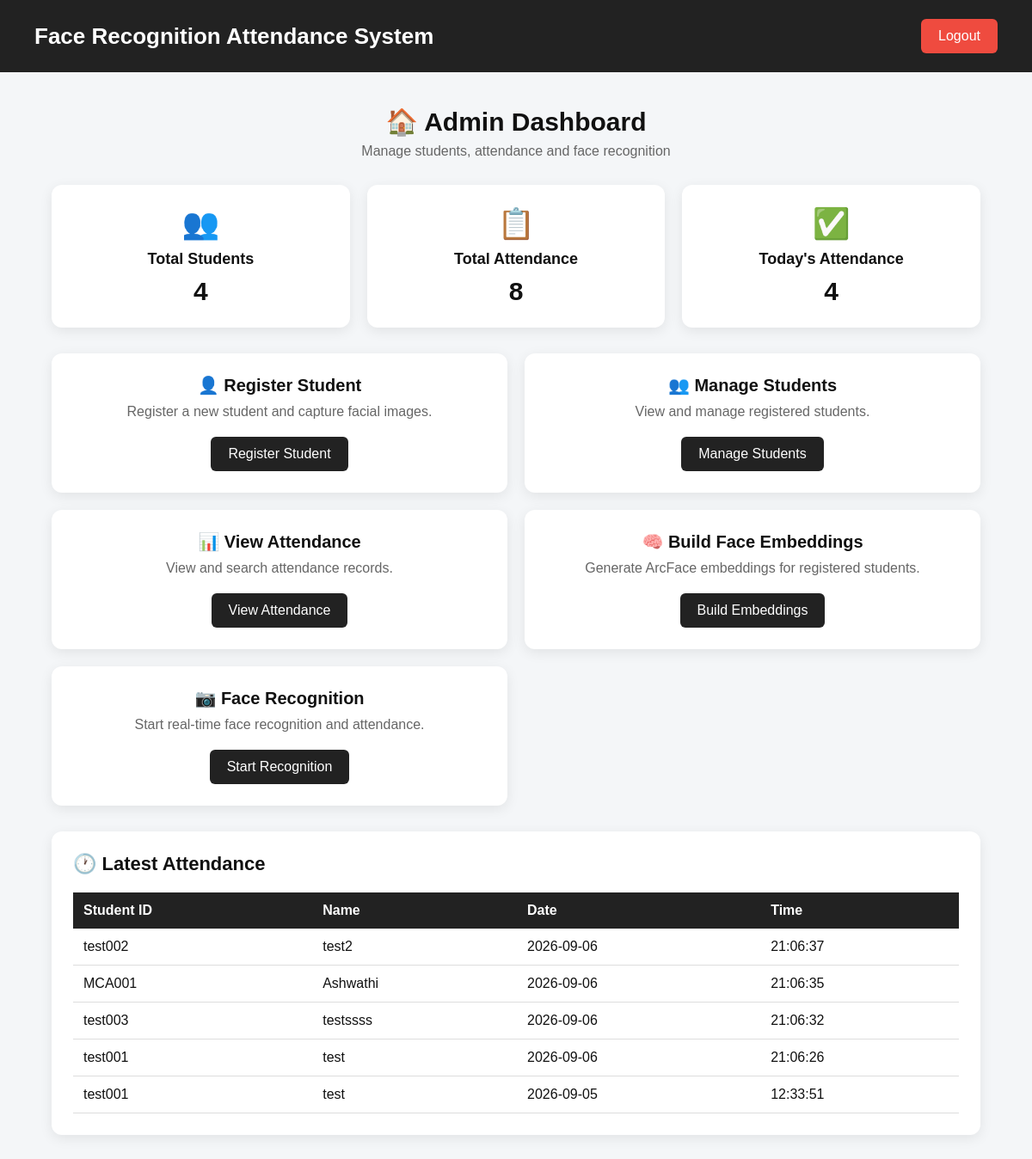
The app's page /dashboard (signed in) with its own data.
### tables this page shows
CREATE TABLE attendance (
            id INTEGER PRIMARY KEY AUTOINCREMENT,
            student_id TEXT,
            name TEXT,
            date TEXT,
            time TEXT
        );

### app.py (the view)
@app.route("/dashboard")
def dashboard():
    if "admin" not in session:
        return redirect("/login")
    connection = sqlite3.connect(DATABASE)
    cursor = connection.cursor()
    cursor.execute("SELECT COUNT(*) FROM students")
    total_students = cursor.fetchone()[0]
    cursor.execute("SELECT COUNT(*) FROM attendance")
    total_attendance = cursor.fetchone()[0]
    from datetime import datetime
    today = datetime.now().strftime("%Y-%m-%d")
    cursor.execute(
        "SELECT COUNT(*) FROM attendance WHERE date = ?",
        (today,)
    )
    today_attendance = cursor.fetchone()[0]
    cursor.execute("""
        SELECT student_id, name, date, time
        FROM attendance
        ORDER BY date DESC, time DESC
        LIMIT 5
    """)
    latest_attendance = cursor.fetchall()
    connection.close()
    return render_template(
        "dashboard.html",
        total_students=total_students,
        total_attendance=total_attendance,
        today_attendance=today_attendance,
        latest_attendance=latest_attendance
    )

### templates/dashboard.html (shortened to what this page needs)
<!DOCTYPE html>
<html lang="en">
<head>
</head>
<body>
    <div class="header">
        <h1>
            Face Recognition Attendance System
        </h1>
        <a href="/logout" class="logout">
            Logout
        </a>
    </div>
    <div class="container">
        <div class="title">
            <h2>
                🏠 Admin Dashboard
            </h2>
            <p>
                Manage students, attendance and face recognition
            </p>
        </div>
        <div class="cards">
            <div class="card">
                <div class="icon">
                    👥
                </div>
                <h3>
                    Total Students
                </h3>
                <p>
                    {{ total_students }}
                </p>
            </div>
            <div class="card">
                <div class="icon">
                    📋
                </div>
                <h3>
                    Total Attendance
                </h3>
                <p>
                    {{ total_attendance }}
                </p>
            </div>
            <div class="card">
                <div class="icon">
                    ✅
                </div>
                <h3>
                    Today's Attendance
                </h3>
                <p>
                    {{ today_attendance }}
                </p>
            </div>
        </div>
        <div class="dashboard-cards">
            <div class="dashboard-card">
                <h3>
                    👤 Register Student
                </h3>
                <p>
                    Register a new student and capture facial images.
                </p>
                <a href="/register_student">
                    Register Student
                </a>
            </div>
            <div class="dashboard-card">
                <h3>
                    👥 Manage Students
                </h3>
                <p>
                    View and manage registered students.
                </p>
                <a href="/students">
                    Manage Students
                </a>
            </div>
            <div class="dashboard-card">
                <h3>
                    📊 View Attendance
                </h3>
                <p>
                    View and search attendance records.
                </p>
                <a href="/attendance">
                    View Attendance
                </a>
            </div>
            <div class="dashboard-card">
                <h3>
                    🧠 Build Face Embeddings
                </h3>
                <p>
                    Generate ArcFace embeddings for registered students.
                </p>
                <a href="/build_embeddings">
                    Build Embeddings
                </a>
            </div>
            <div class="dashboard-card">
                <h3>
                    📷 Face Recognition
                </h3>
                <p>
                    Start real-time face recognition and attendance.
                </p>
                <a href="/start_recognition">
                    Start Recognition
                </a>
            </div>
        </div>
        <div class="latest-section">
            <h2>
                🕐 Latest Attendance
            </h2>
            {% if latest_attendance %}
            <table>
                <thead>
                    <tr>
                        <th>
                            Student ID
                        </th>
                        <th>
                            Name
                        </th>
                        <th>
                            Date
                        </th>
                        <th>
                            Time
                        </th>
                    </tr>
                </thead>
                <tbody>
                    {% for record in latest_attendance %}
                    <tr>
                        <td>
                            {{ record[0] }}
                        </td>
                        <td>
                            {{ record[1] }}
                        </td>
                        <td>
                            {{ record[2] }}
                        </td>
                        <td>
                            {{ record[3] }}
                        </td>
                    </tr>
                    {% endfor %}
                </tbody>
            </table>
            {% else %}
            <p class="no-records">
                No attendance records yet.
            </p>
            {% endif %}
        </div>
    </div>
</body>
</html>

### templates/dashboard.html (style rules this page uses)
* { box-sizing: border-box; margin: 0; padding: 0; }
body { font-family: Arial, Helvetica, sans-serif; background-color: #f4f6f8; color: #111; min-height: 100vh; }
.header { background-color: #222; color: white; padding: 22px 40px; display: flex; justify-content: space-between; align-items: center; }
.header h1 { font-size: 26px; }
.logout { background-color: #ef4b3f; color: white; text-decoration: none; padding: 11px 20px; border-radius: 6px; }
.container { width: 90%; max-width: 1200px; margin: 40px auto; }
.title { text-align: center; margin-bottom: 30px; }
.title h2 { font-size: 30px; margin-bottom: 8px; }
.title p { color: #666; }
.cards { display: grid; grid-template-columns: repeat(3, 1fr); gap: 20px; margin-bottom: 30px; }
.card { background: white; padding: 25px; border-radius: 12px; text-align: center; box-shadow: 0 4px 15px rgba(0, 0, 0, 0.08); }
.card .icon { font-size: 35px; margin-bottom: 10px; }
.card h3 { margin-bottom: 10px; font-size: 18px; }
.card p { font-size: 30px; font-weight: bold; }
.dashboard-cards { display: grid; grid-template-columns: repeat(2, 1fr); gap: 20px; margin-bottom: 30px; }
.dashboard-card { background: white; padding: 25px; border-radius: 12px; box-shadow: 0 4px 15px rgba(0, 0, 0, 0.08); text-align: center; }
.dashboard-card h3 { margin-bottom: 10px; font-size: 20px; }
.dashboard-card p { color: #666; margin-bottom: 20px; }
.dashboard-card a { display: inline-block; background-color: #222; color: white; text-decoration: none; padding: 11px 20px; border-radius: 6px; }
.latest-section { background: white; padding: 25px; border-radius: 12px; box-shadow: 0 4px 15px rgba(0, 0, 0, 0.08); margin-bottom: 30px; }
.latest-section h2 { margin-bottom: 20px; font-size: 22px; }
.latest-section table { width: 100%; border-collapse: collapse; }
.latest-section th { background-color: #222; color: white; padding: 12px; text-align: left; }
.latest-section td { padding: 12px; border-bottom: 1px solid #ddd; }

### records on screen
attendance: student "test002", name "test2", date "2026-09-06", time "21:06:37"
attendance: student "MCA001", name "Ashwathi", date "2026-09-06", time "21:06:35"
attendance: student "test003", name "testssss", date "2026-09-06", time "21:06:32"
attendance: student "test001", name "test", date "2026-09-06", time "21:06:26"
attendance: student "test001", name "test", date "2026-09-05", time "12:33:51"

### other values on screen
{{ total_students }} "4"
{{ total_attendance }} "8"
{{ today_attendance }} "4"
